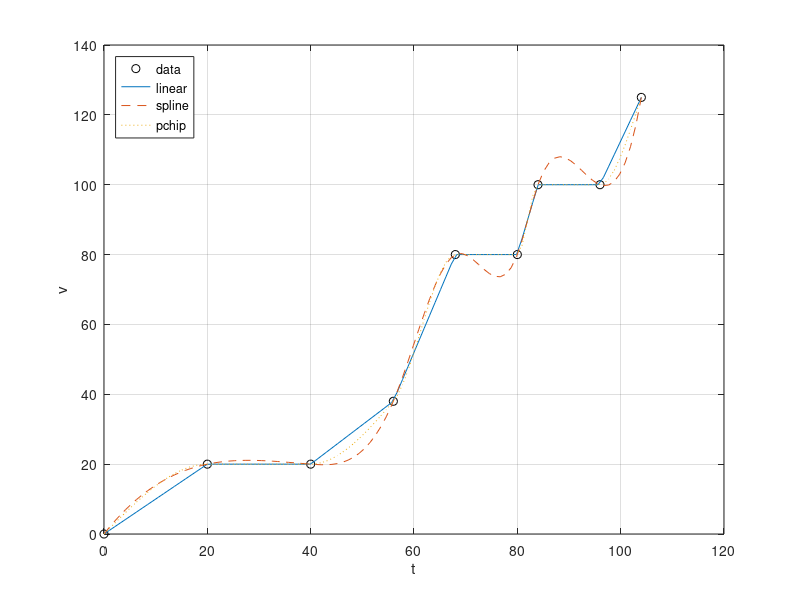

The MATLAB source for this figure:
% TOPIC: interpolation
% TITLE: interp1 with linear, nearest, spline and pchip on spot measurements of velocity
% SOURCE: CE206 slides 04 pages 21-22
% KEYWORDS: interp1, linear, nearest, spline, pchip, piecewise cubic hermite, time series, velocity
% PROBLEM:
% Time series of spot measurements of velocity: t = 0 20 40 56 68 80 84 96 104, v = 0 20 20 38 80 80 100 100 125.
% Interpolate with interp1 using 'linear', 'nearest', 'spline' and 'pchip', estimate v at t = 50 and
% t = 90, and plot the curves.
% CHECK: abs(vl(1) - 31.25) < 1e-9 && abs(vl(2) - 100) < 1e-9
% CODE:
t = [0 20 40 56 68 80 84 96 104];
v = [0 20 20 38 80 80 100 100 125];
tq = [50 90];
vl = interp1(t, v, tq, 'linear');
vn = interp1(t, v, tq, 'nearest');
vs = interp1(t, v, tq, 'spline');
vp = interp1(t, v, tq, 'pchip');
fprintf('%8s %10s %10s %10s %10s\n', 't', 'linear', 'nearest', 'spline', 'pchip');
fprintf('%8g %10.4f %10.4f %10.4f %10.4f\n', [tq; vl; vn; vs; vp]);
tt = linspace(0, 104);                       % interp1 returns NaN outside the data range (no extrapolation)
figure;
plot(t, v, 'ko', tt, interp1(t, v, tt), '-', tt, interp1(t, v, tt, 'spline'), '--', tt, interp1(t, v, tt, 'pchip'), ':');
grid on; xlabel('t'); ylabel('v'); legend('data', 'linear', 'spline', 'pchip', 'Location', 'northwest');
